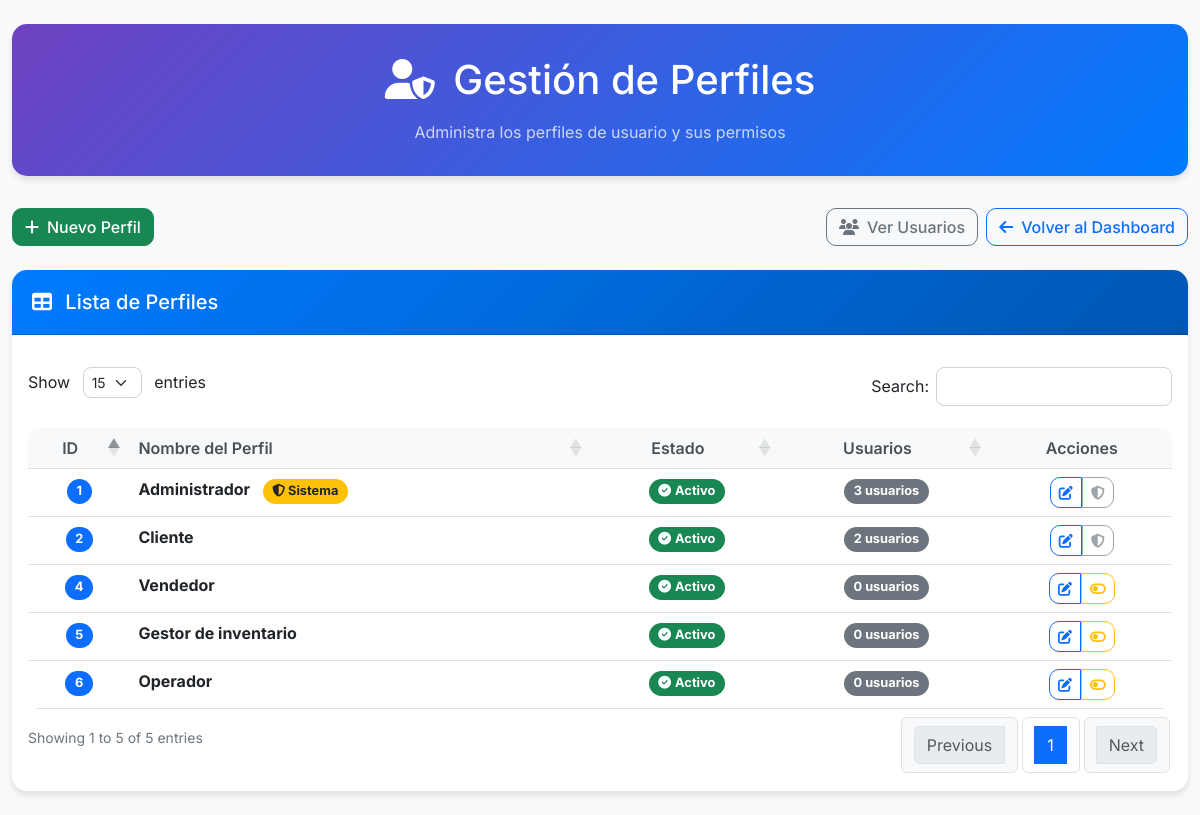
Page /controllers/UsuarioController.php?a=perfiles (signed in) on the committed database.
### tables this page shows
CREATE TABLE `perfiles` (
  `id` int(11) NOT NULL,
  `nombre` varchar(45) NOT NULL,
  `estado` tinyint(1) NOT NULL DEFAULT 1 COMMENT 'Estado del perfil: 1=Activo, 0=Inactivo'
);

### controllers/BaseController.php (called while the page is built, shortened)
<?php
class BaseController {
    protected function render($vista, $datos = []) {
        extract($datos);
        include $vista;
    }
}
?>

### models/Usuario.php (called while the page is built, shortened)
<?php
class Usuario {
    public static function obtenerTodosPerfiles() {
        try {
            $db = Database::getInstance()->getConnection();
            $sql = "SELECT
                        p.id,
                        p.nombre,
                        p.estado,
                        COUNT(DISTINCT pm.modulos_id) as total_modulos,
                        COUNT(DISTINCT up.usuario_id) as total_usuarios
                    FROM perfiles p
                    LEFT JOIN perfiles_modulos pm ON p.id = pm.perfiles_id
                    LEFT JOIN usuarios_perfiles up ON p.id = up.perfil_id AND up.activo = 1
                    GROUP BY p.id, p.nombre, p.estado
                    ORDER BY p.estado DESC, p.nombre ASC";
            $stmt = $db->prepare($sql);
            $stmt->execute();
            $perfiles = $stmt->fetchAll(PDO::FETCH_ASSOC);
            foreach ($perfiles as &$perfil) {
                $perfil['descripcion'] = 'Perfil de ' . $perfil['nombre'];
                $perfil['activo'] = 1;
                $perfil['fecha_creacion'] = '2024-01-01';
                $sqlModulos = "SELECT m.nombre
                              FROM modulos m
                              INNER JOIN perfiles_modulos pm ON m.id = pm.modulos_id
                              WHERE pm.perfiles_id = ?
                              ORDER BY m.nombre ASC";
                $stmtModulos = $db->prepare($sqlModulos);
                $stmtModulos->execute([$perfil['id']]);
                $modulosNombres = $stmtModulos->fetchAll(PDO::FETCH_COLUMN);
            }
            return $perfiles;
        } catch (PDOException $e) {
            error_log("Error al obtener perfiles: " . $e->getMessage());
            return [];
        }
    }
}
?>

### views/pages/usuarios/perfiles/listado_perfiles.php (the view, shortened to what this page needs)
<!DOCTYPE html>
<html lang="es">
<head>
    <?php
    include_once __DIR__ . '/../../../components/common-styles.php';
    ?>
</head>
<body>
    <div class="container-fluid py-4">
        <div class="page-header text-center">
            <h1 class="mb-3">
                <i class="fas fa-user-shield me-2"></i>
                <?= htmlspecialchars($titulo ?? 'Gestión de Perfiles') ?>
            </h1>
            <p class="mb-0 opacity-75">Administra los perfiles de usuario y sus permisos</p>
        </div>
        <div class="row">
            <div class="col-12">
                <div class="d-flex justify-content-between align-items-center mb-4">
                    <div>
                        <a href="/Sistema_Premoldeado/controllers/UsuarioController.php?a=crear_perfil" class="btn btn-success">
                            <i class="fas fa-plus me-2"></i>Nuevo Perfil
                        </a>
                    </div>
                    <div class="d-flex gap-2">
                        <a href="/Sistema_Premoldeado/controllers/UsuarioController.php?a=list" class="btn btn-outline-secondary">
                            <i class="fas fa-users me-2"></i>Ver Usuarios
                        </a>
                        <a href="/Sistema_Premoldeado/dashboard.php" class="btn btn-outline-primary">
                            <i class="fas fa-arrow-left me-2"></i>Volver al Dashboard
                        </a>
                    </div>
                </div>
                <div class="card">
                    <div class="card-header">
                        <h5 class="card-title mb-0">
                            <i class="fas fa-table me-2"></i>
                            Lista de Perfiles
                        </h5>
                    </div>
                    <div class="card-body">
                        <div class="table-responsive">
                            <table class="table table-hover" id="perfiles_table" data-table-type="perfiles">
                                <thead>
                                    <tr>
                                        <th class="text-center">ID</th>
                                        <th>Nombre del Perfil</th>
                                        <th class="text-center">Estado</th>
                                        <th class="text-center">Usuarios</th>
                                        <th class="text-center">Acciones</th>
                                    </tr>
                                </thead>
                <tbody>
                    <?php if (empty($perfiles)): ?>
                        <tr>
                            <td colspan="5" class="text-center text-muted">
                                <i class="fas fa-user-shield fa-2x mb-2"></i><br>
                                No hay perfiles registrados
                            </td>
                        </tr>
                    <?php else: ?>
                        <?php foreach ($perfiles as $perfil): ?>
                            <?php $esPerfilCritico = in_array(strtolower($perfil['nombre']), ['administrador', 'admin']); ?>
                            <tr <?= $esPerfilCritico ? 'class="perfil-critico"' : '' ?>>
                                <td class="text-center">
                                    <span class="badge bg-primary"><?= htmlspecialchars($perfil['id']) ?></span>
                                </td>
                                <td>
                                    <strong><?= htmlspecialchars($perfil['nombre']) ?></strong>
                                    <?php if ($esPerfilCritico): ?>
                                        <span class="badge bg-warning ms-2" title="Perfil crítico del sistema">
                                            <i class="fas fa-shield-alt"></i> Sistema
                                        </span>
                                    <?php endif; ?>
                                </td>
                                <td class="text-center">
                                    <?php if (($perfil['estado'] ?? 1) == 1): ?>
                                        <span class="badge bg-success">
                                            <i class="fas fa-check-circle me-1"></i>Activo
                                        </span>
                                    <?php else: ?>
                                        <span class="badge bg-danger">
                                            <i class="fas fa-times-circle me-1"></i>Inactivo
                                        </span>
                                    <?php endif; ?>
                                </td>
                                <td class="text-center">
                                    <span class="badge bg-secondary"><?= intval($perfil['total_usuarios'] ?? 0) ?> usuarios</span>
                                </td>
                                <td class="text-center">
                                    <div class="btn-group" role="group">
                                        <a href="/Sistema_Premoldeado/controllers/UsuarioController.php?a=editar_perfil&id=<?= $perfil['id'] ?>"
                                           class="btn btn-sm btn-outline-primary" title="Editar">
                                            <i class="fas fa-edit"></i>
                                        </a>
                                        <?php if (($perfil['estado'] ?? 1) == 1): ?>
                                            <?php
                                            $totalUsuarios = intval($perfil['total_usuarios'] ?? 0);
                                            $esPerfilCritico = in_array(strtolower($perfil['nombre']), ['administrador', 'admin']);
                                            $puedeDesactivar = ($totalUsuarios == 0) && !$esPerfilCritico;
                                            ?>
                                            <?php if ($puedeDesactivar): ?>
                                                <a href="/Sistema_Premoldeado/controllers/UsuarioController.php?a=eliminar_perfil&id=<?= $perfil['id'] ?>"
                                                   class="btn btn-sm btn-outline-warning"
                                                   title="Desactivar perfil"
                                                   onclick="return confirm('¿Estás seguro de desactivar este perfil? El perfil se mantendrá en el sistema pero no podrá ser asignado a nuevos usuarios.')">
                                                    <i class="fas fa-toggle-off"></i>
                                                </a>
                                            <?php else: ?>
                                                <?php
                                                $razonDeshabilitado = '';
                                                if ($esPerfilCritico) {
                                                    $razonDeshabilitado = 'Perfil crítico del sistema - No se puede desactivar';
                                                } elseif ($totalUsuarios > 0) {
                                                    $razonDeshabilitado = "Tiene {$totalUsuarios} usuario(s) activo(s) - Desactive primero los usuarios";
                                                }
                                                ?>
                                                <button class="btn btn-sm btn-outline-secondary"
                                                        title="<?= htmlspecialchars($razonDeshabilitado) ?>"
                                                        disabled>
                                                    <i class="fas fa-shield-alt"></i>
                                                </button>
                                            <?php endif; ?>
                                        <?php endif; ?>
                                    </div>
                                </td>
                            </tr>
                        <?php endforeach; ?>
                    <?php endif; ?>
                            </tbody>
                        </table>
                    </div>
                </div>
            </div>
        </div>
    </div>
</body>
</html>

### controllers/UsuarioController.php (shortened to what this page needs)
<?php
require_once __DIR__ . '/BaseController.php';
require_once __DIR__ . '/../models/Usuario.php';
class UsuarioController extends BaseController {
    private $usuarioModel;
    public function __construct() {
        $this->usuarioModel = new Usuario();
    }
    public function handleRequest() {
        $action = $_GET['a'] ?? 'index';
        switch ($action) {
            case 'perfiles':
                $this->listarPerfiles();
                break;
        }
    }
    public function listarPerfiles() {
        try {
            $perfiles = $this->usuarioModel->obtenerTodosPerfiles();
            $data = [
                'perfiles' => $perfiles ?? [],
                'titulo' => 'Gestión de Perfiles',
                'usuario_logueado' => $this->usuario
            ];
            $this->render(__DIR__ . '/../views/pages/usuarios/perfiles/listado_perfiles.php', $data);
        } catch (Exception $e) {
            $this->redirectToDashboard('Error al cargar perfiles: ' . $e->getMessage(), 'error');
        }
    }
}
if (basename($_SERVER['PHP_SELF']) === 'UsuarioController.php') {
    $controller = new UsuarioController();
    $controller->handleRequest();
}
?>

### views/components/common-styles.php (shortened to what this page needs)
<?php
function getBaseUrl() {
    $protocol = (!empty($_SERVER['HTTPS']) && $_SERVER['HTTPS'] !== 'off') ? 'https://' : 'http://';
    $host = $_SERVER['HTTP_HOST'];
    $path = dirname($_SERVER['REQUEST_URI']);
    $pathParts = explode('/', trim($path, '/'));
    $basePath = '';
    foreach ($pathParts as $part) {
        if (strpos($part, 'Sistema_Premoldeado') !== false) {
            $basePath = '/' . $part;
            break;
        }
    }
    return $protocol . $host . $basePath;
}
$baseUrl = getBaseUrl();
?>
<link href="https://cdn.jsdelivr.net/npm/bootstrap@5.3.0/dist/css/bootstrap.min.css" rel="stylesheet">
<link href="https://cdnjs.cloudflare.com/ajax/libs/font-awesome/6.4.0/css/all.min.css" rel="stylesheet">
<link href="https://cdn.datatables.net/1.13.7/css/dataTables.bootstrap5.min.css" rel="stylesheet">
<link href="<?= $baseUrl ?>/assets/css/datatables-custom.css" rel="stylesheet">

### assets/css/datatables-custom.css (style rules this page uses)
body { background-color: #f8f9fa; font-family: 'Inter', -apple-system, BlinkMacSystemFont, sans-serif; }
.page-header { background: linear-gradient(135deg, #6f42c1 0%, #007bff 100%); color: white; border-radius: 15px; padding: 2rem; margin-bottom: 2rem; box-shadow: 0 4px 6px rgba(0,0,0,0.1); }
.page-header h1 { margin-bottom: 1rem; }
.page-header p { margin-bottom: 0; opacity: 0.75; }
.card { border: none; border-radius: 15px; box-shadow: 0 4px 6px rgba(0,0,0,0.1); }
.card-header { background: linear-gradient(135deg, #007bff, #0056b3); color: white; border-radius: 15px 15px 0 0 !important; padding: 1.25rem; }
.card-header h5 { margin-bottom: 0; }
.btn { border-radius: 10px; font-weight: 500; }
.table { border-radius: 10px; overflow: hidden; }
.table th { background-color: #f8f9fa; font-weight: 600; color: #495057; }
.badge { border-radius: 20px; padding: 0.5em 0.75em; font-size: 0.8rem; }
.badge.bg-success { background-color: #198754 !important; }
.badge.bg-warning { background-color: #ffc107 !important; color: #212529 !important; }
.badge.bg-primary { background-color: #0d6efd !important; }
.badge.bg-secondary { background-color: #6c757d !important; }
.perfil-critico { background-color: #fff3cd !important; border-left: 4px solid #ffc107; }
.btn-group .btn { margin: 0 1px; }
.btn-group .btn:first-child { margin-left: 0; }
.btn-group .btn:last-child { margin-right: 0; }
.card { animation: fadeIn 0.3s ease-out; }
.table tbody tr { transition: background-color 0.2s ease; }

### views/components/common-styles.php (style rules this page uses)
:root { --primary-color: #007bff; --secondary-color: #6f42c1; --success-color: #198754; --danger-color: #dc3545; --warning-color: #ffc107; --info-color: #0dcaf0; --light-color: #f8f9fa; --dark-color: #212529; --border-radius: 10px; --box-shadow: 0 4px 6px rgba(0,0,0,0.1); --transition: all 0.2s ease; }
body { visibility: visible !important; }

### rows in the picture
perfiles: id "1", nombre "Administrador", shows "Sistema", estado 1 (drawn), total_usuarios "3"
perfiles: id "2", nombre "Cliente", estado 1 (drawn), total_usuarios "2"
perfiles: id "5", nombre "Gestor de inventario", estado 1 (drawn), total_usuarios "0"
perfiles: id "6", nombre "Operador", estado 1 (drawn), total_usuarios "0"
perfiles: id "4", nombre "Vendedor", estado 1 (drawn), total_usuarios "0"

### other values in the picture
$titulo "Gestión de Perfiles"
